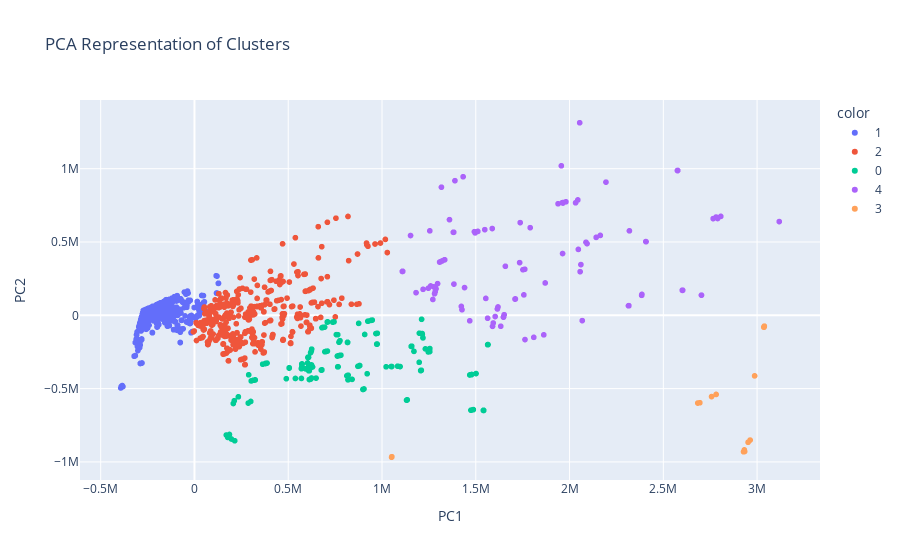

Write notebook code for a chart like this one.
### Code cell
# Create scatter plot of `PC2` vs `PC1`

fig  = px.scatter(
    data_frame = X_pca,
    x = "PC1",
    y = "PC2",
    color = labels.astype(str),
    title= "PCA Representation of Clusters"

)

fig.update_layout(xaxis_title = "PC1", yaxis_title = "PC2")

fig.show()
